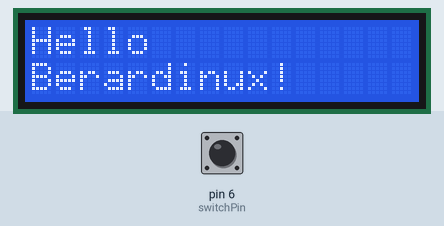
Recording of a sketch running on a simulated Arduino Uno, built with avr-gcc and run on an emulated ATmega328P. Parts: 16×2 character LCD. The test bench sets the inputs (shaded band); at power-on: pin 6 (switchPin) LOW. What the sketch prints to the serial monitor is not drawn.

Above: at 1.2 s.
1.3 s: pin 6 (switchPin) pulled HIGH for 0.15 s
At 1.8 s:
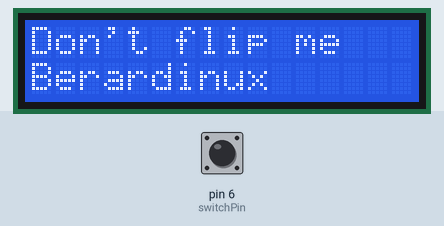
Timing chart, 0 to 4.3 s (numbered marks = the images above; inputs shaded):
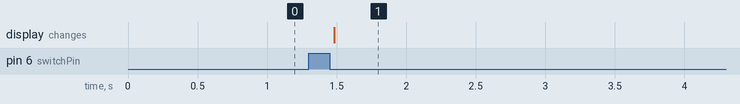

Measured:
- after the input at 1.3 s, the display: changes after 0.18 s (image 1)

The sketch:

test.ino
```cpp
#include <LiquidCrystal.h>

LiquidCrystal lcd(12, 11, 5, 4, 3, 2);

const int switchPin = 6;

int switchState = 0;
int prevSwitchState = 0;
int reply;

void setup() {
    Serial.begin(9600);
    lcd.begin(16, 2);
    pinMode(switchPin, INPUT);
    lcd.print("Hello");
    lcd.setCursor(0, 1);
    lcd.print("Berardinux!");
}

void loop() {
    switchState = digitalRead(switchPin);
    if (switchState != prevSwitchState) {
        if (switchState == LOW) {
            lcd.clear();
            lcd.setCursor(0, 0);
            lcd.print("Don't flip me");
            lcd.setCursor(0, 1);
            lcd.print("Berardinux");
        }
    }
    prevSwitchState = switchState;
    Serial.print("Switch State: ");
    Serial.println(digitalRead(switchPin));
}
```
